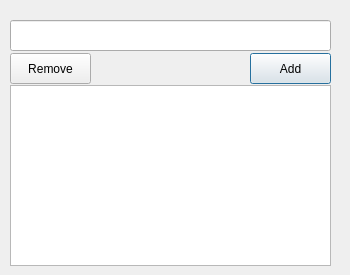
<?xml version="1.0" encoding="UTF-8"?>
<ui version="4.0">
 <class>PropertiesEditorClass</class>
 <widget class="QDialog" name="PropertiesEditorClass">
  <property name="geometry">
   <rect>
    <x>0</x>
    <y>0</y>
    <width>350</width>
    <height>275</height>
   </rect>
  </property>
  <property name="minimumSize">
   <size>
    <width>350</width>
    <height>275</height>
   </size>
  </property>
  <property name="maximumSize">
   <size>
    <width>350</width>
    <height>275</height>
   </size>
  </property>
  <property name="windowTitle">
   <string>Properties Editor</string>
  </property>
  <widget class="QTableView" name="propertyTableView">
   <property name="geometry">
    <rect>
     <x>10</x>
     <y>85</y>
     <width>321</width>
     <height>181</height>
    </rect>
   </property>
  </widget>
  <widget class="QLineEdit" name="propertyLineEdit">
   <property name="geometry">
    <rect>
     <x>10</x>
     <y>20</y>
     <width>321</width>
     <height>31</height>
    </rect>
   </property>
  </widget>
  <widget class="QPushButton" name="addButton">
   <property name="geometry">
    <rect>
     <x>250</x>
     <y>53</y>
     <width>81</width>
     <height>31</height>
    </rect>
   </property>
   <property name="text">
    <string>Add</string>
   </property>
  </widget>
  <widget class="QPushButton" name="removeButton">
   <property name="geometry">
    <rect>
     <x>10</x>
     <y>53</y>
     <width>81</width>
     <height>31</height>
    </rect>
   </property>
   <property name="text">
    <string>Remove</string>
   </property>
  </widget>
  <widget class="QLabel" name="studentNameLabel">
   <property name="geometry">
    <rect>
     <x>10</x>
     <y>5</y>
     <width>321</width>
     <height>16</height>
    </rect>
   </property>
   <property name="text">
    <string/>
   </property>
  </widget>
 </widget>
 <layoutdefault spacing="6" margin="11"/>
 <resources/>
 <connections/>
</ui>
